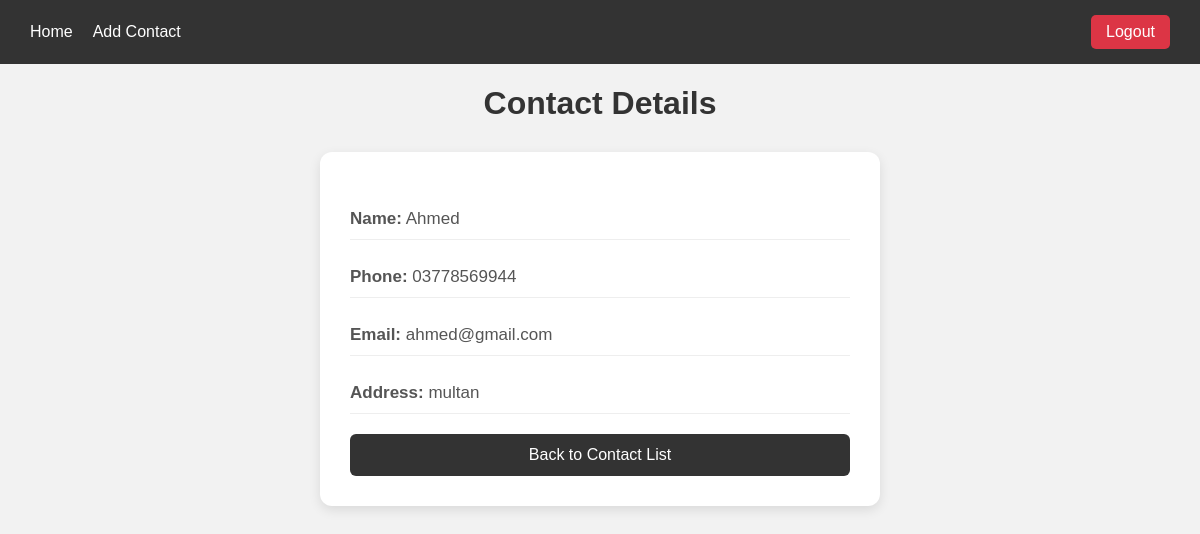
The app's page /detail/5/ (signed in) with its own data.
### contacts/models.py (models this page shows, shortened)
class Contact(models.Model):
    name = models.CharField(max_length=100)
    phone = models.CharField(max_length=20)
    email = models.EmailField(blank=True)
    address = models.TextField(blank=True)

### contacts/views.py (the view)
# urls.py: path('detail/<int:id>/', views.contact_detail, name='contact_detail'),
@login_required
def contact_detail(request, id):
    contact = get_object_or_404(Contact, id=id)
    return render(request, 'contacts/contact_detail.html', {
        'contact': contact
    })

### contacts/templates/contacts/contact_detail.html (shortened to what this page needs)
{% extends 'wrapper.html' %}
{% block content %}
</head>
<body>
    <h1>Contact Details</h1>
    <div class="detail-card">
<p>
            <strong>Name:</strong>
            {{ contact.name }}
        </p>
        <p>
            <strong>Phone:</strong>
            {{ contact.phone }}
        </p>
        <p>
            <strong>Email:</strong>
            {{ contact.email }}
        </p>
        <p>
            <strong>Address:</strong>
            {{ contact.address }}
        </p>
        <a href="{% url 'listing' %}" class="back-btn">
            Back to Contact List
        </a>
    </div>
    {% endblock %}

### contacts/templates/wrapper.html (style rules this page uses)
body { font-family: Arial, sans-serif; background-color: #f2f2f2; margin: 0; padding: 0; }

### contacts/templates/contacts/contact_detail.html (style rules this page uses)
h1 { text-align: center; color: #333; }
.detail-card { background-color: white; max-width: 500px; margin: 30px auto; padding: 30px; border-radius: 12px; box-shadow: 0 4px 12px rgba(0, 0, 0, 0.1); }
.detail-card p { color: #555; font-size: 17px; padding: 10px 0; border-bottom: 1px solid #eee; }
.back-btn { display: block; width: 100%; padding: 12px; margin-top: 20px; background-color: #333; color: white; text-align: center; text-decoration: none; border-radius: 6px; box-sizing: border-box; }

### records on screen
Contact: name "Ahmed", phone "03778569944", email "ahmed@gmail.com", address "multan"
